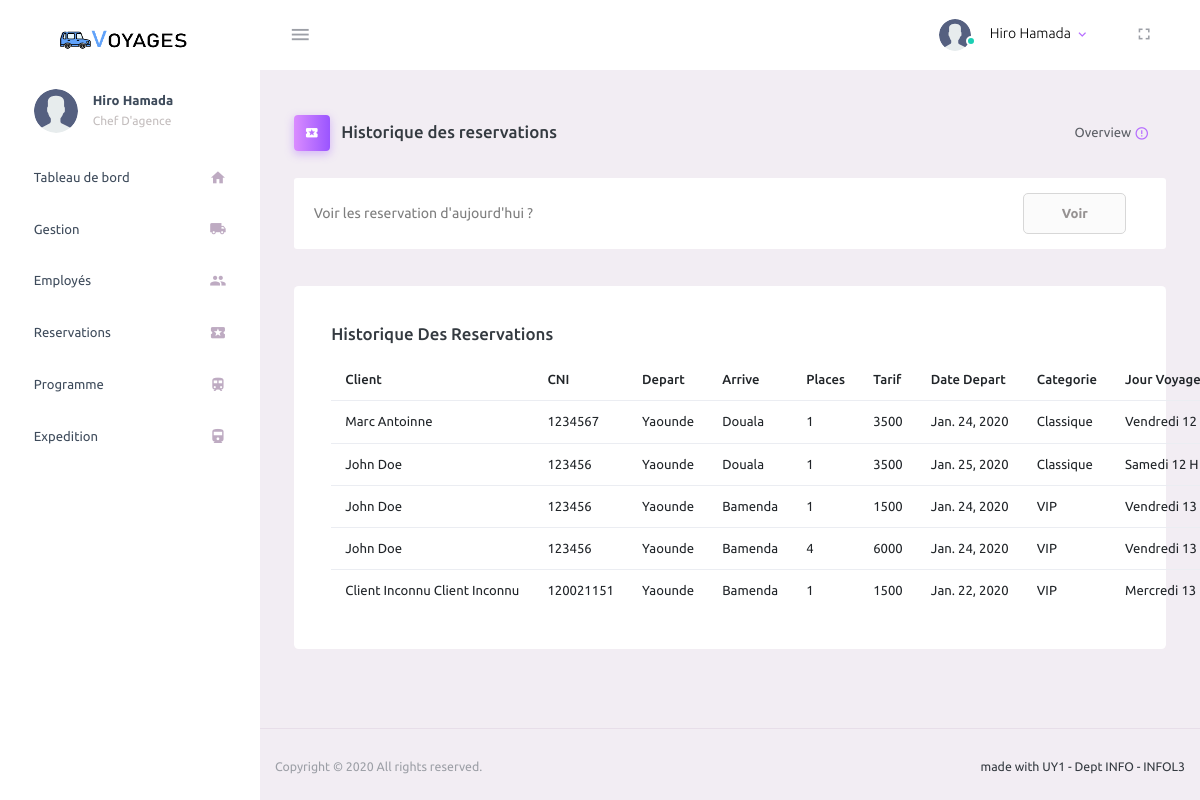
The app's page /reservations/historique (signed in), older data.
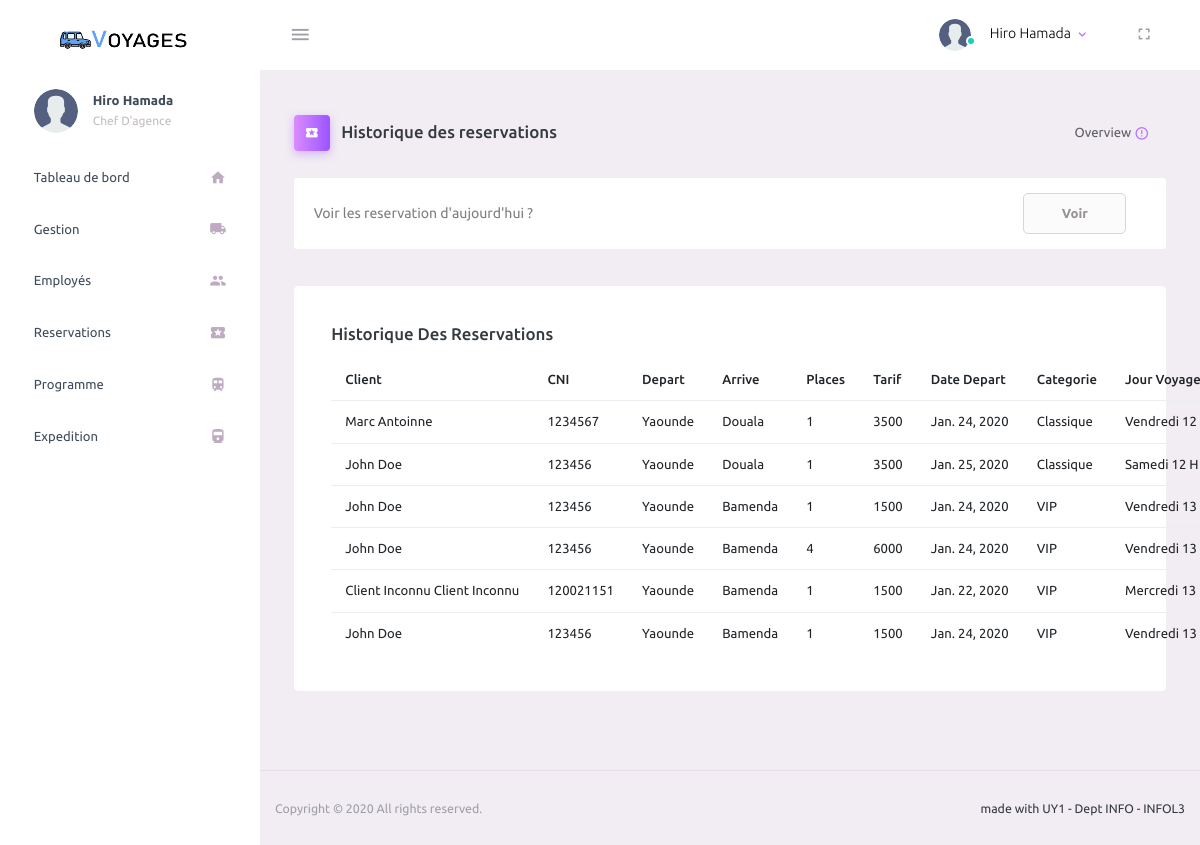
The same page, newer data.
### taxi/models.py (models this page shows, shortened)
class Reservation(models.Model):
    programme = models.ForeignKey(Programme, on_delete=models.CASCADE, null=False, blank=False)
    places = models.IntegerField(default=1, validators=[
        MaxValueValidator(5),
        MinValueValidator(1)
    ])
    client = models.ForeignKey(Client, null=False, on_delete=models.CASCADE)
    guichetier = models.ForeignKey(Employe, null=True, on_delete=models.SET_NULL, default=None)
    created_at = models.DateTimeField('Created at', default=timezone.now())
    jour_depart = models.CharField(max_length=64, choices=JOURS_CHOICES, default=timezone.now().weekday())
    date_depart = models.DateField('Created at', default=timezone.now().date())
    statut = models.CharField(max_length=64, choices=RESERVATION_STATUS, null=False, default='ATTENTE')
    def montant(self):
        return self.places * self.programme.tarif

class Client(models.Model):
    user = models.OneToOneField(
        Utilisateur,
        on_delete=models.CASCADE,
    )

class Utilisateur(AbstractUser):
    username = None
    email = None
    code = models.CharField(max_length=64)
    telephone = models.CharField(max_length=64, unique=True)
    cni = models.CharField(max_length=64, unique=True)
    is_admin = models.BooleanField(default=False)
    objects = UserManager()
    REQUIRED_FIELDS = ['first_name', 'last_name', 'cni']
    USERNAME_FIELD = 'telephone'
    EMAIL_FIELD = 'telephone'
    def __str__(self):
        return self.get_full_name()

class Programme(models.Model):
    depart = models.CharField(max_length=64, choices=CHOICES_VILLE, null=False, )
    arrive = models.CharField(max_length=64, choices=CHOICES_VILLE, null=False, )
    type = models.CharField(max_length=64, choices=TYPE_CHOICES, null=False, default='CL')
    heure_depart = models.TimeField(max_length=64, default=datetime.time(15), )
    voiture = models.ForeignKey(Voiture, on_delete=models.SET_NULL, blank=True, null=True)
    tarif = models.IntegerField()
    def get_heure_depart_display(self):
        return f"{self.heure_depart.hour} H {self.heure_depart.minute if self.heure_depart.minute > 9 else '0'+str(self.heure_depart.minute)}" if self.heure_depart else "Pas d'horaire"

### taxi/views.py (the view)
# urls.py: path('reservations/historique', views.reservations_historique, name='reservations.historique'),
def reservations_historique(request):
    reser = Reservation.objects.all()
    user: Utilisateur = request.user
    if not user.is_superuser:
        return reservations_client(request)
    return render(request, 'taxi/admin/reservations-complet.html', {'reservations': reser})

### taxi/templates/taxi/admin/reservations-complet.html (shortened to what this page needs)
{% extends 'taxi/admin/base.html' %}
{% block content %}
    {% load static %}
    <div class="content-wrapper">
        <div class="page-header">
            <h3 class="page-title">
                            <span class="page-title-icon bg-gradient-primary text-white mr-2">
                                <i class="mdi mdi-ticket"></i>
                            </span> Historique des reservations </h3>
            <nav aria-label="breadcrumb">
                <ul class="breadcrumb">
                    <li class="breadcrumb-item active" aria-current="page">
                        Overview <i
                            class="mdi mdi-alert-circle-outline icon-sm text-primary align-middle"></i>
                    </li>
                </ul>
            </nav>
        </div>
        <div class="row" id="proBanner">
            <div class="col-12">
                            <span class="d-flex align-items-center purchase-popup">
                                <p>Voir les reservation d'aujourd'hui ?</p>
                                <a href="{% url 'reservations.jour' %}"
                                   class="btn ml-auto download-button">Voir</a>
                            </span>
            </div>
            <div class="col-lg-12 grid-margin stretch-card">
                <div class="card">
                    <div class="card-body">
                        <h4 class="card-title"> Historique des reservations</h4>
                        <table class="table ">
                            <thead>
                            <tr>
                                <th> Client</th>
                                <th> CNI</th>
                                <th> Depart</th>
                                <th> Arrive</th>
                                <th> Places</th>
                                <th> Tarif</th>
                                <th> Date Depart</th>
                                <th> Categorie</th>
                                <th> Jour Voyage</th>
                            </tr>
                            </thead>
                            <tbody>
                            {% for reservation in reservations %}
                                <tr>
                                    <td class="py-1">
                                        {{ reservation.client.user }}
                                    </td>
                                    <td> {{ reservation.client.user.cni }} </td>
                                    <td> {{ reservation.programme.get_depart_display }} </td>
                                    <td> {{ reservation.programme.get_arrive_display }} </td>
                                    <td> {{ reservation.places }} </td>
                                    <td> {{ reservation.montant }} </td>
                                    <td> {{ reservation.date_depart }} </td>
                                    <td> {{ reservation.programme.get_type_display }} </td>
                                    <td> {{ reservation.get_jour_depart_display }} {{ reservation.programme.get_heure_depart_display }} </td>
                                </tr>
                            {% endfor %}
                            </tbody>
                        </table>
                    </div>
                </div>
            </div>
        </div>
    </div>
{% endblock %}

Row changes from the older to the newer data that the page shows:
added Reservation: client.user "John Doe", client.user.cni "123456", programme.depart "Yaounde", programme.arrive "Bamenda", places "1", montant "1500", date_depart "Jan. 24, 2020", programme.type "VIP", jour_depart "Vendredi", programme.heure_depart "13…"
